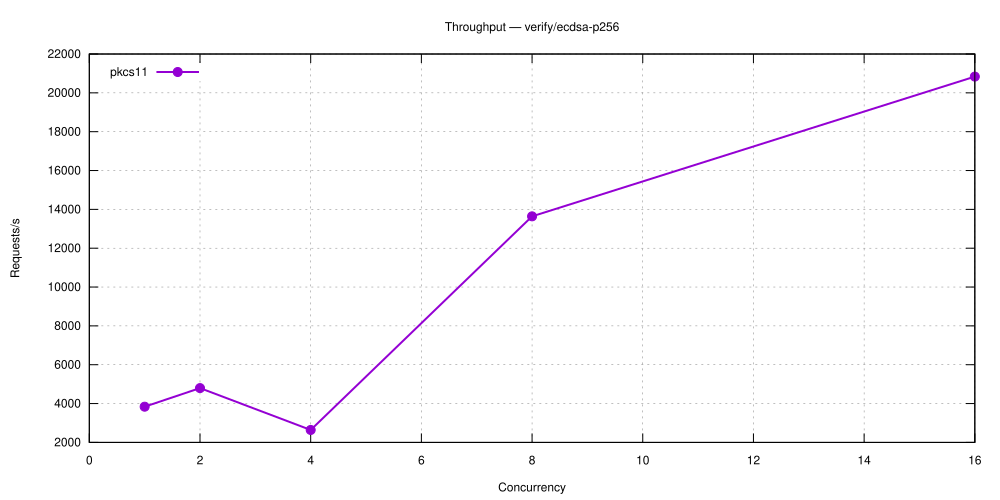

The gnuplot source for this figure:
set terminal svg size 1000,500 enhanced font 'Helvetica,12'
set output 'verify_ecdsa-p256.svg'
set title 'Throughput — verify/ecdsa-p256'
set grid
set xlabel 'Concurrency'
set ylabel 'Requests/s'
set key top left
plot 'verify_ecdsa-p256-5.28.0-pkcs11.dat' using 1:2 with linespoints lw 2 pt 7 title 'pkcs11'
